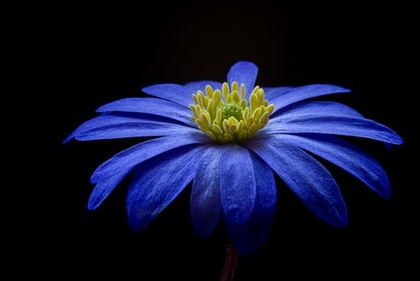
%> input picture FI-Sampling-semisupervised_upgrade/1flower.jpeg, 420 x 281 px, shrunk from 523 x 350 before the run
$ octave FI_Image_rev1.m   (GNU Octave 9; MATLAB toolbox functions it lacks are replaced by stand-ins)
%> lines starting %> are read from the running program, lines starting %| are printed output that depends on the picture
### FI-Sampling-semisupervised_upgrade/Image2FeatureMap.m
function [feature_map] = Image2FeatureMap(image)
    rownum=size(image,1);
    columnnum=size(image,2);
    feature_map=zeros(rownum,columnnum,9);
    for i=1:rownum
        for ii=1:columnnum
            if i==1
                if ii==1
                    i1=0;
                    i2=0;
                    i3=0;
                    i4=0;
                    i5=image(i,ii);
                    i6=image(i,ii+1);
                    i7=0;
                    i8=image(i+1,ii);
                    i9=image(i+1,ii+1);
                elseif ii==columnnum
                    i1=0;
                    i2=0;
                    i3=0;
                    i4=image(i,ii-1);
                    i5=image(i,ii);
                    i6=0;
                    i7=image(i+1,ii-1);
                    i8=image(i+1,ii);
                    i9=0;
                else
                    i1=0;
                    i2=0;
                    i3=0;
                    i4=image(i,ii-1);
                    i5=image(i,ii);
                    i6=image(i,ii+1);
                    i7=image(i+1,ii-1);
                    i8=image(i+1,ii);
                    i9=image(i+1,ii+1);
                end
            elseif i==rownum
                if ii==1
                    i1=0;
                    i2=image(i-1,ii);
                    i3=image(i-1,ii+1);
                    i4=0;
                    i5=image(i,ii);
                    i6=image(i,ii+1);
                    i7=0;
                    i8=0;
                    i9=0;
                elseif ii==columnnum
                    i1=image(i-1,ii-1);
                    i2=image(i-1,ii);
                    i3=0;
                    i4=image(i,ii-1);
                    i5=image(i,ii);
                    i6=0;
                    i7=0;
                    i8=0;
                    i9=0;
                else
                    i1=image(i-1,ii-1);
                    i2=image(i-1,ii);
                    i3=image(i-1,ii+1);
                    i4=image(i,ii-1);
                    i5=image(i,ii);
                    i6=image(i,ii+1);
                    i7=0;
                    i8=0;
                    i9=0;
                end
            else
                if ii==1
                    i1=0;
                    i2=image(i-1,ii);
                    i3=image(i-1,ii+1);
                    i4=0;
                    i5=image(i,ii);
                    i6=image(i,ii+1);
                    i7=0;
                    i8=image(i+1,ii);
                    i9=image(i+1,ii+1);
                elseif ii==columnnum
                    i1=image(i-1,ii-1);
                    i2=image(i-1,ii);
                    i3=0;
                    i4=image(i,ii-1);
                    i5=image(i,ii);
                    i6=0;
                    i7=image(i+1,ii-1);
                    i8=image(i+1,ii);
                    i9=0;
                else
                    i1=image(i-1,ii-1);
                    i2=image(i-1,ii);
                    i3=image(i-1,ii+1);
                    i4=image(i,ii-1);
                    i5=image(i,ii);
                    i6=image(i,ii+1);
                    i7=image(i+1,ii-1);
                    i8=image(i+1,ii);
                    i9=image(i+1,ii+1);
                end
            end
            feature_map(i,ii,1)=i1;
            feature_map(i,ii,2)=i2;
            feature_map(i,ii,3)=i3;
            feature_map(i,ii,4)=i4;
            feature_map(i,ii,5)=i5;
            feature_map(i,ii,6)=i6;
            feature_map(i,ii,7)=i7;
            feature_map(i,ii,8)=i8;
            feature_map(i,ii,9)=i9;
        end
    end
end

### FI-Sampling-semisupervised_upgrade/FI_Image_rev1.m
%% Fisher Rough Draft
clear;

%what does the filter look like? *Todo
%catch up with semi-supervised learning (include in the current iteration
%of code) *Todo
%%% gives you a prior for the weight vectors. You can look at if this makes
%%% sense. Does it bias your weight vectors in a logical direction?


%% Inputs: Image, Actual Labels, Labeled Pool Size, iterations (or
%confidence), # of classes
IterationNum=300;
c_total=3;
PoolNum=16; %Number of samples in initial labeled pool

im=rgb2gray(imread('1flower.jpeg')); %converts truecolor to intensity
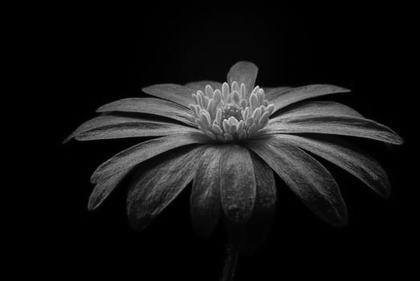
%> im: size 281x420 uint8; min 0, max 223, mean 21.6

%% Square off image
if size(im,1)>size(im,2)
    ldiff=size(im,1)-size(im,2);
    %im=im(ldiff:end-1,:);
    im=im(ldiff:end-200,1:end-199);
elseif size(im,1)<size(im,2)
    ldiff=size(im,2)-size(im,1);
%> ldiff = 139
    %im=im(:,ldiff:end-1);
    im=im(1:end-199,ldiff:end-200);
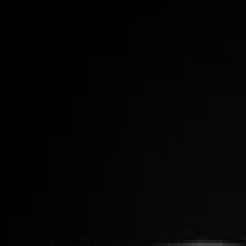
%> im: size 82x82 uint8 (shown 3 times larger); min 0, max 66, mean 3.5
else
    %do Nothing -- dimensions are squared
end

%im=imnoise(im,'gaussian',0,0.005);
im1=double(im) + 1; %convert to numbers between 1 and 256 (double)
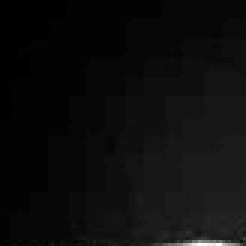
%> im1: size 82x82 double (shown 3 times larger); min 1, max 67, mean 4.5; drawn with min black and max white

%% Create Feature Map(s)
[feature_map] = Image2FeatureMap(im1); % Create Feature Map
%> after the loop in Image2FeatureMap, `for i=1:rownum`: i1 = 5; i2 = 11; i3 = 0; i4 = 20; i5 = 13; i6 = 0

coordinates=zeros(size(im1,1)*size(im1,2),2);
c=1:size(im1,2);
%> c = 82 values from 1 to 82
c=c';
coordinates(:,2)=repmat(c,size(im1,1),1);
r=1;c=1;
for i=1:size(coordinates,1)
    if c<size(im1,2)
        coordinates(i,1)=r;
        c=c+1;
    else
        coordinates(i,1)=r;
        c=1;
        r=r+1;
    end
end
%> after the loop, c = 1; r = 83
flatImage=reshape(im1,(size(im,1)*size(im,2)),1); %make image list (of pixel values)
%> flatImage = 6724 values, max 67 at index 5494, min 1 at index 1, mean 4.48
flatFeature_map=reshape(feature_map,(size(feature_map,1)^2),9);
flatFeature_map2=mean(flatFeature_map,2);
%> flatFeature_map2 = 6724 values, max 38.78 at index 5575, min 0.444 at index 1, mean 4.35

%% Calculate Graph Laplacian
sigma=10;
tic
AdjacMat=zeros(size(flatFeature_map2,1),size(flatFeature_map2,1)); %Change to feature map!
toc
%> (the run ends here)
